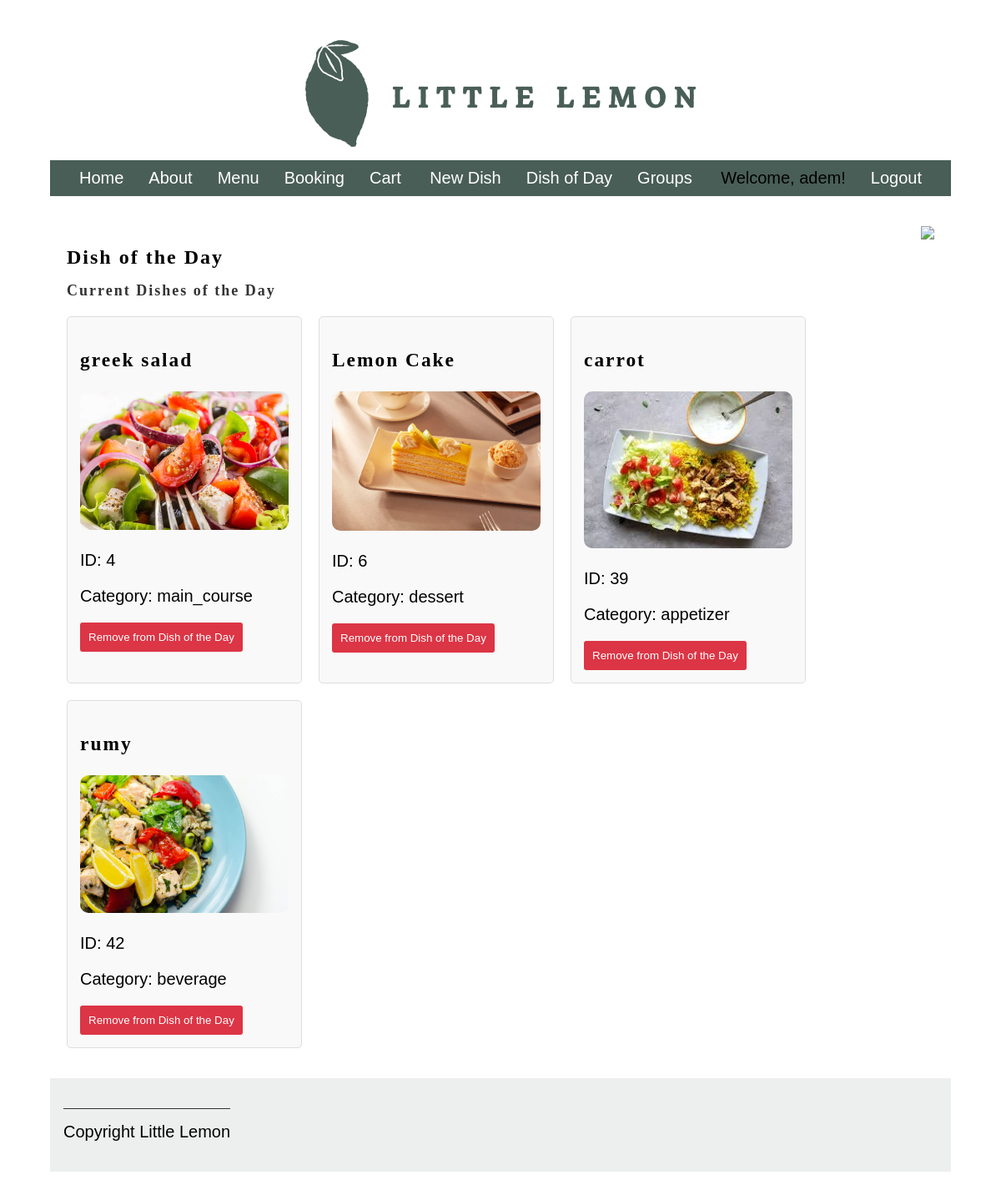
The page /dish-of-the-day/ (signed in) on the database its author committed.
### restaurant/models.py (models this page shows, shortened)
class Menu(models.Model):
    CATEGORY_CHOICES = [
        ('appetizer', 'Appetizer'),
        ('main_course', 'Main Course'),
        ('dessert', 'Dessert'),
        ('beverage', 'Beverage'),
    ]
    title = models.CharField(max_length=100)
    price = models.DecimalField(max_digits=5, decimal_places=2)
    inventory = models.IntegerField()
    image = models.ImageField(upload_to='img_upload/', default='menu_images/default_image.png')  # Allow null/blank for existing items
    category = models.CharField(max_length=20, choices=CATEGORY_CHOICES, null=True, blank=True)
    dish_of_the_day = models.BooleanField(default=False)  # Allow null/blank

### restaurant/views.py (the view, shortened to what this page needs)
# urls.py: path('dish-of-the-day/', views.dish_of_the_day, name='dish_of_the_day'),
@user_passes_test(is_manager or user.is_superuser)
def dish_of_the_day(request):
    dishes_of_the_day = Menu.objects.filter(dish_of_the_day=True)
    return render(request, 'dish_of_the_day.html', {'dishes_of_the_day': dishes_of_the_day})

### restaurant/templatetags/custom_filters.py (called while the page is built)
@register.filter
def is_in_group(user, group_name):
    return user.groups.filter(name=group_name).exists()

### restaurant/views.py (called while the page is built)
def is_manager(user):
    return user.groups.filter(name='manager').exists()

### templates/dish_of_the_day.html (shortened to what this page needs)
{% extends 'base.html' %} {% load static %}  {% block content %}
<section class="dish-of-day-section">
  <div class="dish-content">
    <h1 class="dish-heading">Dish of the Day</h1>
    <h2 class="dish-tagline">Current Dishes of the Day</h2>
    {% if dishes_of_the_day %}
    <ul class="dish-items-list">
      {% for dish in dishes_of_the_day %}
      <li class="dish-item">
        <div class="dish-item-details">
          <h3>{{ dish.title }}</h3>
          <img
            src="{{ dish.image.url }}"
            alt="{{ dish.title }}"
            class="dish-image"
          />
          <p>ID: {{ dish.id }}</p>
          <p>Category: {{ dish.category }}</p>
          <form method="POST" class="remove-form">
            <button type="submit" class="remove-button">
              Remove from Dish of the Day
            </button>
          </form>
        </div>
      </li>
      {% endfor %}
    </ul>
    {% else %}
    <p>No dishes of the day set.</p>
    {% endif %}
  </div>
  <div class="dish-image">
    <img src="{% static 'img/dish_image.jpg' %}" />
  </div>
</section>
{% endblock %}

### templates/base.html (shortened to what this page needs)
{% load static %}
<!DOCTYPE html>
<html lang="en">
  <head>
    <link rel="stylesheet" href="{% static 'css/style.css' %}" />
  </head>
  <body>
    <header>
      <img src="{% static 'img/logo.png' %}" alt="Little Lemon Logo" />
      <nav>
        <div class="nav-container">
          <ul class="nav-left">
            <li><a href="{% url 'home' %}">Home</a></li>
            <li><a href="{% url 'about' %}">About</a></li>
            <li><a href="{% url 'menu' %}">Menu</a></li>
            <li><a href="{% url 'book_table' %}">Booking</a></li>
            <li><a href="{% url 'cart_detail' %}">Cart</a></li>
          </ul>
          {% load custom_filters %}
          <ul class="nav-center">
            {% if user.is_superuser or user|is_in_group:"manager" %}
            <li><a href="{% url 'add_menu_item' %}">New Dish</a></li>
            <li><a href="{% url 'dish_of_the_day' %}">Dish of Day</a></li>
            <li><a href="{% url 'manage_groups' %}">Groups</a></li>
            {% endif %}
          </ul>
          <ul class="nav-right">
            {% if user.is_authenticated %}
            <li>Welcome, {{ user.username }}!</li>
            <li><a href="{% url 'Logout' %}">Logout</a></li>
            {% else %}
            <li><a href="{% url 'Login' %}">Login</a></li>
            <li><a href="{% url 'register' %}">Register</a></li>
            {% endif %}
          </ul>
        </div>
      </nav>
    </header>
    <main>
      {% block content %}{% endblock %}
    </main>
    <footer>
      <p>Copyright {{ current_year }} Little Lemon</p>
    </footer>
  </body>
</html>

### static/css/style.css (style rules this page uses)
body { font-family: 'Karla', sans-serif; margin-top: 3rem; margin-bottom: 3rem; margin-left: 5%; margin-right: 5%; }
h1, h2, h3, h4, h5, h6 { font-family: 'Markazi Text', serif; letter-spacing: 2px;; }
h1 { font-size: 4rem; margin-top: 1.5rem; margin-bottom: 0; }
h2 { font-size: 2.5rem; color: #333333; margin:1rem 0; }
p, ul { font-size: 1.25rem;; }
a { color: #EE9972; text-decoration: none; }
header img { display: block; margin-left: auto; margin-right: auto; max-width: 100%; height: auto; }
nav { display: flex; justify-content: space-between; align-items: center; background-color: #495E57; padding: 10px 20px; margin-top: 1rem; }
.nav-container { width: 100%; display: flex; justify-content: space-between; align-items: center; }
.nav-left, .nav-center, .nav-right { list-style: none; display: flex; margin: 0; padding: 0; }
.nav-left li, .nav-center li, .nav-right li { margin: 0 15px; }
.nav-left a, .nav-center a, .nav-right a { color: white; text-decoration: none; }
section { display: flex; gap: 2rem 1rem; margin-top: 1rem; margin-bottom: 1rem; flex-direction: row; }
footer { background-color: #EDEFEE; padding: 1rem; display: flex; gap: 2rem 1rem; }
footer p { border-top: #333333; border-style: solid; border-width: 0.1rem; border-bottom: none; border-left: none; border-right: none; text-align: right; padding-top: 1rem;; }
.dish-of-day-section { display: flex; justify-content: space-between; padding: 20px; }
.dish-content { flex: 1; }
.dish-heading { font-size: 24px; font-weight: bold; }
.dish-tagline { font-size: 18px; margin-bottom: 20px; }
.dish-items-list { list-style: none; padding: 0; margin: 0; display: flex; flex-wrap: wrap; gap: 20px; }
.dish-item { border: 1px solid #ddd; border-radius: 5px; background-color: #f9f9f9; padding: 15px; display: flex; flex-direction: column; max-width: 250px; }
.dish-item-details { flex-grow: 1; }
.dish-image { max-width: 250px; max-height: 250px; object-fit: cover; border-radius: 10px; }
.dish-image img { width: 100%; height: auto; }
.remove-button { background-color: #dc3545; color: white; border: none; padding: 10px; border-radius: 3px; cursor: pointer; }

### rows shown on the page
Menu: title "greek salad", image (picture), id "4", category "main_course"
Menu: title "Lemon Cake", image (picture), id "6", category "dessert"
Menu: title "carrot", image (picture), id "39", category "appetizer"
Menu: title "rumy", image (picture), id "42", category "beverage"

### other values the page prints
{{ user.username }} "adem"
